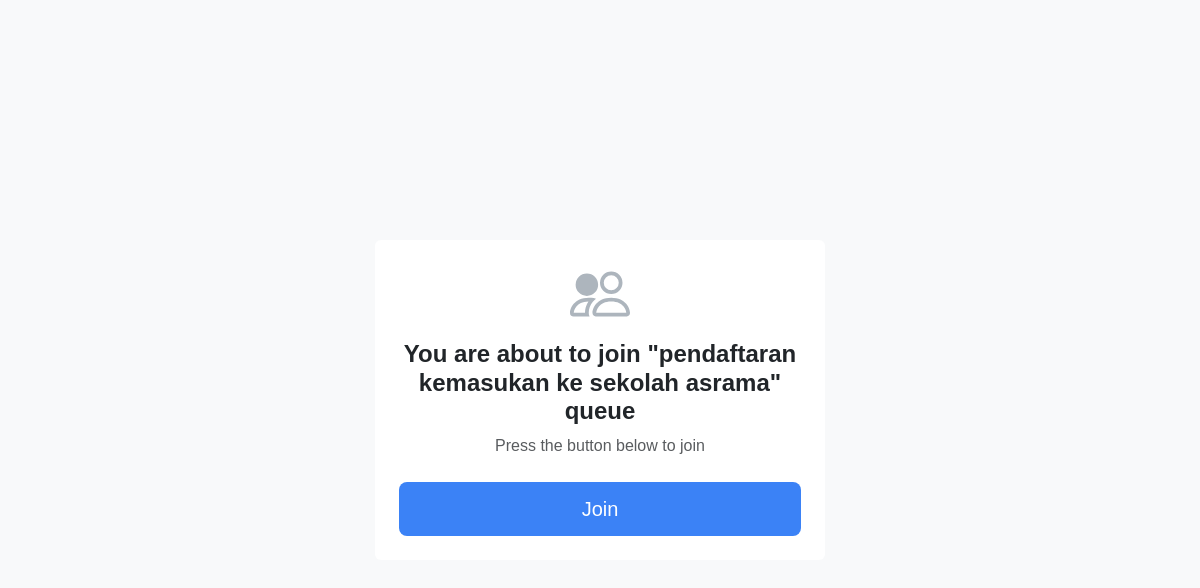
Page /q/0ea2df86-8df4-49cc-9b8c-add3f3a4b83f/join/ on the earlier database version.
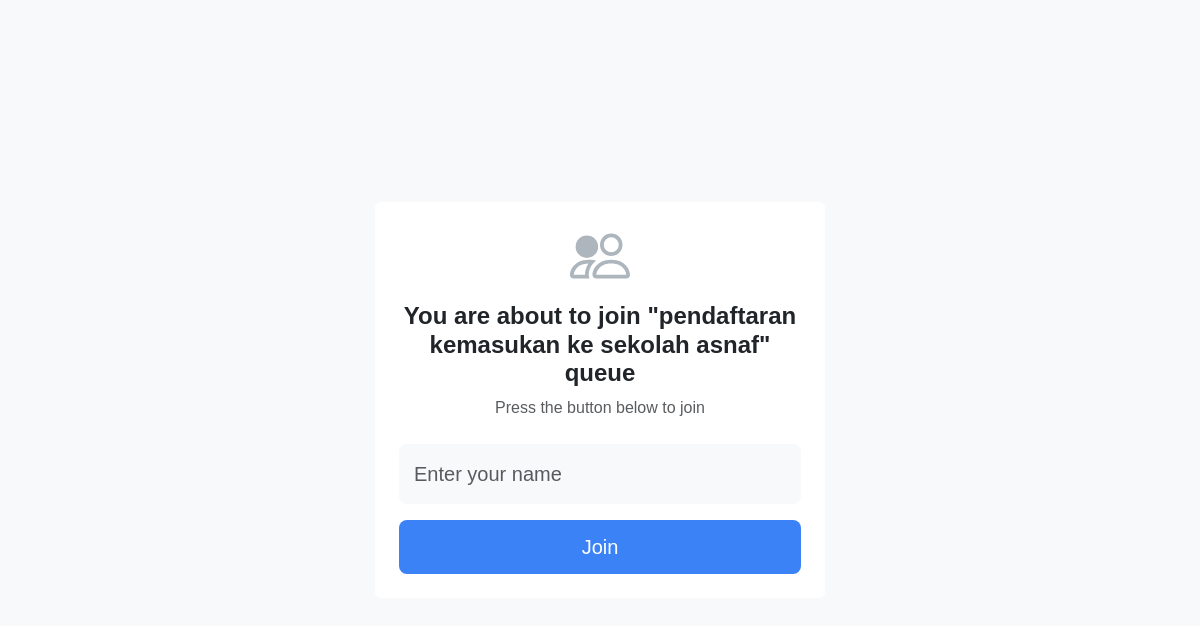
Same page on the later database version.
### queues/models.py (models this page shows, shortened)
class Queue(models.Model):
    name = models.CharField(max_length=100)
    slug = models.SlugField(unique=True, default=uuid.uuid4) # Unik link untuk QR
    created_at = models.DateTimeField(auto_now_add=True)
    input_label = models.CharField(max_length=100, default="Masukkan nama anda")
    allow_join = models.BooleanField(default=True)       # Visitor self-sign-in
    ask_input = models.BooleanField(default=False)       # Ask for visitor input
    capacity = models.IntegerField(default=1000)         # Queue capacity
    logo = models.ImageField(upload_to='queue_logos/', blank=True, null=True)
    WAIT_TIME_CHOICES = [
        ('AUTO', 'Automatically calculated'),
        ('HIDDEN', 'Hidden'),
    ]
    wait_time_display = models.CharField(max_length=10, choices=WAIT_TIME_CHOICES, default='AUTO')
    LANGUAGE_CHOICES = [
        ('AUTO', 'Auto'),
        ('EN', 'English'),
        ('MS', 'Malay'),
    ]
    status_language = models.CharField(max_length=10, choices=LANGUAGE_CHOICES, default='AUTO')

### queues/views.py (the view, shortened to what this page needs)
# urls.py: path('q/<slug:slug>/join/', views.visitor_join, name='visitor_join'), # Screenshot 5 (Link QR)
def visitor_join(request, slug):
    queue = get_object_or_404(Queue, slug=slug)
    if not queue.allow_join:
        return render(request, 'queues/disabled.html')
    current_waiting = Visitor.objects.filter(queue=queue, status='WAITING').count()
    if current_waiting >= queue.capacity:
        return render(request, 'queues/full.html')
    return render(request, 'queues/join.html', {'queue': queue})

### queues/templates/queues/join.html (shortened to what this page needs)
{% extends 'base.html' %}
{% block content %}
<div class="d-flex align-items-center justify-content-center min-vh-100">
    <div class="card border-0 p-4" style="max-width: 450px; width: 100%;">
        <div class="text-center mb-3">
        </div>
        <h4 class="text-center fw-bold mb-2">You are about to join "{{ queue.name }}" queue</h4>
        <p class="text-center text-muted mb-4">Press the button below to join</p>
        <form method="POST">
            {% if queue.input_label %}
                <div class="mb-3">
                    <input type="text" name="name" class="form-control form-control-lg bg-light border-0" placeholder="{{ queue.input_label }}" required style="padding: 15px;">
                </div>
            {% endif %}
            <button type="submit" class="btn btn-primary btn-lg w-100 border-0" style="background-color: #3b82f6; padding: 12px; font-weight: 500;">Join</button>
        </form>
    </div>
</div>
{% endblock %}

### queues/templates/base.html (shortened to what this page needs)
<!DOCTYPE html>
<html>
<head>
    <link href="https://cdn.jsdelivr.net/npm/bootstrap@5.3.0/dist/css/bootstrap.min.css" rel="stylesheet">
</head>
<body>
    <div class="container">
        {% block content %}{% endblock %}
    </div>
</body>
</html>

### queues/templates/base.html (style rules this page uses)
body { background-color: #f8f9fa; font-family: sans-serif; }

Differences in the rows shown:
changed Queue: name "pendaftaran kemasukan ke sekolah asrama" → "pendaftaran kemasukan ke sekolah asnaf"; input_label empty → "Enter your name" (drawn); name (not shown) → "Enter your name"
